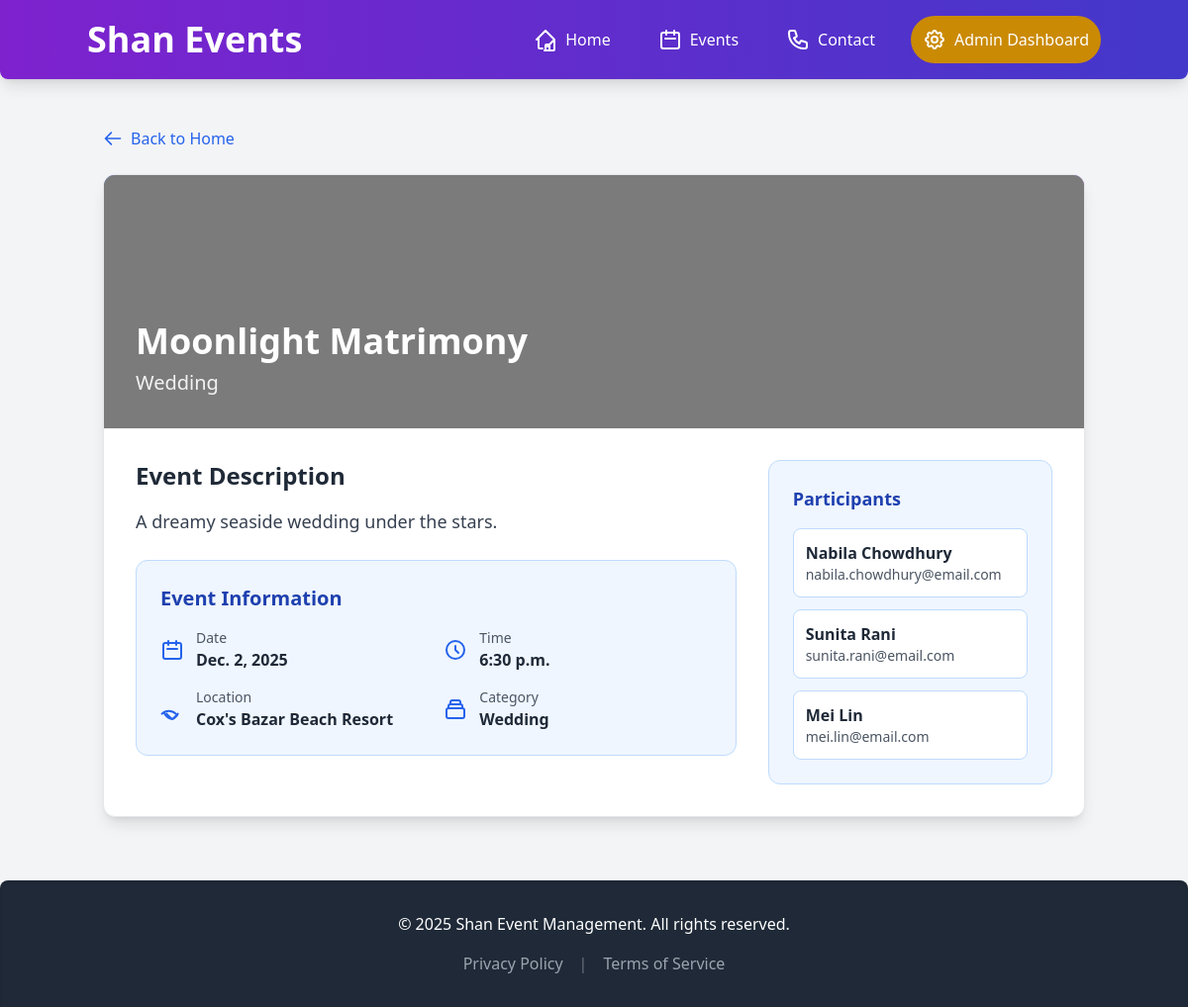
Page /event/4/ on the committed database.
### events/models.py (models this page shows, shortened)
class Event(models.Model):
    name = models.CharField(max_length=200)
    description = models.TextField()
    date = models.DateField()
    time = models.TimeField()
    location = models.CharField(max_length=200)
    category = models.ForeignKey(Category, on_delete=models.CASCADE, related_name='events')

class Category(models.Model):
    name = models.CharField(max_length=100, unique=True)
    description = models.TextField(blank=True)

class Participant(models.Model):
    name = models.CharField(max_length=100)
    email = models.EmailField()
    events = models.ManyToManyField(Event, related_name='participants')

### events/views.py (the view)
# urls.py: path('event/<int:pk>/', views.EventDetailView.as_view(), name='detail'),
class EventDetailView(DetailView):
    model = Event
    template_name = 'events/event_detail.html'
    context_object_name = 'event'
    def get_queryset(self):
        return Event.objects.select_related('category').prefetch_related('participants')

### events/templates/events/event_detail.html (shortened to what this page needs)
{% extends 'events/base.html' %}
{% block content %}
<div class="mb-6">
    <a href="{% url 'events:home' %}" class="text-blue-600 hover:text-blue-800 transition duration-300 flex items-center space-x-2">
        <svg xmlns="http://www.w3.org/2000/svg" class="h-5 w-5" fill="none" viewBox="0 0 24 24" stroke="currentColor" stroke-width="2">
            <path stroke-linecap="round" stroke-linejoin="round" d="M10 19l-7-7m0 0l7-7m-7 7h18"/>
        </svg>
        <span>Back to Home</span>
    </a>
</div>
<div class="bg-white rounded-xl shadow-lg overflow-hidden border border-gray-200">
    <div class="relative h-64 bg-gradient-to-r from-blue-600 to-purple-600">
        <img src="https://placehold.co/1200x400/60A5FA/FFFFFF?text={{ event.name|urlencode }}" alt="Event Image" class="w-full h-full object-cover">
        <div class="absolute inset-0 bg-black bg-opacity-40"></div>
        <div class="absolute bottom-0 left-0 right-0 p-8 text-white">
            <h1 class="text-4xl font-bold mb-2">{{ event.name }}</h1>
            <p class="text-xl opacity-90">{{ event.category.name }}</p>
        </div>
    </div>
    <div class="p-8">
        <div class="grid grid-cols-1 lg:grid-cols-3 gap-8">
            <div class="lg:col-span-2">
                <h2 class="text-2xl font-bold text-gray-800 mb-4">Event Description</h2>
                <p class="text-gray-700 text-lg leading-relaxed mb-6">{{ event.description }}</p>
                <div class="bg-blue-50 p-6 rounded-xl border border-blue-200">
                    <h3 class="text-xl font-bold text-blue-800 mb-4">Event Information</h3>
                    <div class="grid grid-cols-1 md:grid-cols-2 gap-4">
                        <div class="flex items-center space-x-3">
                            <svg xmlns="http://www.w3.org/2000/svg" class="h-6 w-6 text-blue-600" fill="none" viewBox="0 0 24 24" stroke="currentColor" stroke-width="2">
                                <path stroke-linecap="round" stroke-linejoin="round" d="M8 7V3m8 4V3m-9 8h10M5 21h14a2 2 0 002-2V7a2 2 0 00-2-2H5a2 2 0 00-2 2v12a2 2 0 002 2z"/>
                            </svg>
                            <div>
                                <p class="text-sm text-gray-600">Date</p>
                                <p class="font-semibold text-gray-800">{{ event.date }}</p>
                            </div>
                        </div>
                        <div class="flex items-center space-x-3">
                            <svg xmlns="http://www.w3.org/2000/svg" class="h-6 w-6 text-blue-600" fill="none" viewBox="0 0 24 24" stroke="currentColor" stroke-width="2">
                                <path stroke-linecap="round" stroke-linejoin="round" d="M12 8v4l3 3m6-3a9 9 0 11-18 0 9 9 0 0118 0z"/>
                            </svg>
                            <div>
                                <p class="text-sm text-gray-600">Time</p>
                                <p class="font-semibold text-gray-800">{{ event.time }}</p>
                            </div>
                        </div>
                        <div class="flex items-center space-x-3">
                            <div>
                                <p class="text-sm text-gray-600">Location</p>
                                <p class="font-semibold text-gray-800">{{ event.location }}</p>
                            </div>
                        </div>
                        <div class="flex items-center space-x-3">
                            <div>
                                <p class="text-sm text-gray-600">Category</p>
                                <p class="font-semibold text-gray-800">{{ event.category.name }}</p>
                            </div>
                        </div>
                    </div>
                </div>
            </div>
            <div class="space-y-6">
                <div class="bg-blue-50 p-6 rounded-xl border border-blue-200">
                    <h3 class="text-lg font-bold text-blue-800 mb-4">Participants</h3>
                    {% if event.participants.all %}
                        <div class="space-y-3">
                            {% for participant in event.participants.all %}
                            <div class="bg-white p-3 rounded-lg border border-blue-200">
                                <p class="font-semibold text-gray-800">{{ participant.name }}</p>
                                <p class="text-sm text-gray-600">{{ participant.email }}</p>
                            </div>
                            {% endfor %}
                        </div>
                    {% endif %}
                </div>
            </div>
        </div>
    </div>
</div>
{% endblock %}

### rows in the picture
Event: name "Moonlight Matrimony", category.name "Wedding", description "A dreamy seaside wedding under the stars.", date "Dec. 2, 2025", time "6:30 p.m.", location "Cox's Bazar Beach Resort"
Participant: name "Nabila Chowdhury", email "nabila.chowdhury@email.com"
Participant: name "Sunita Rani", email "sunita.rani@email.com"
Participant: name "Mei Lin", email "mei.lin@email.com"
